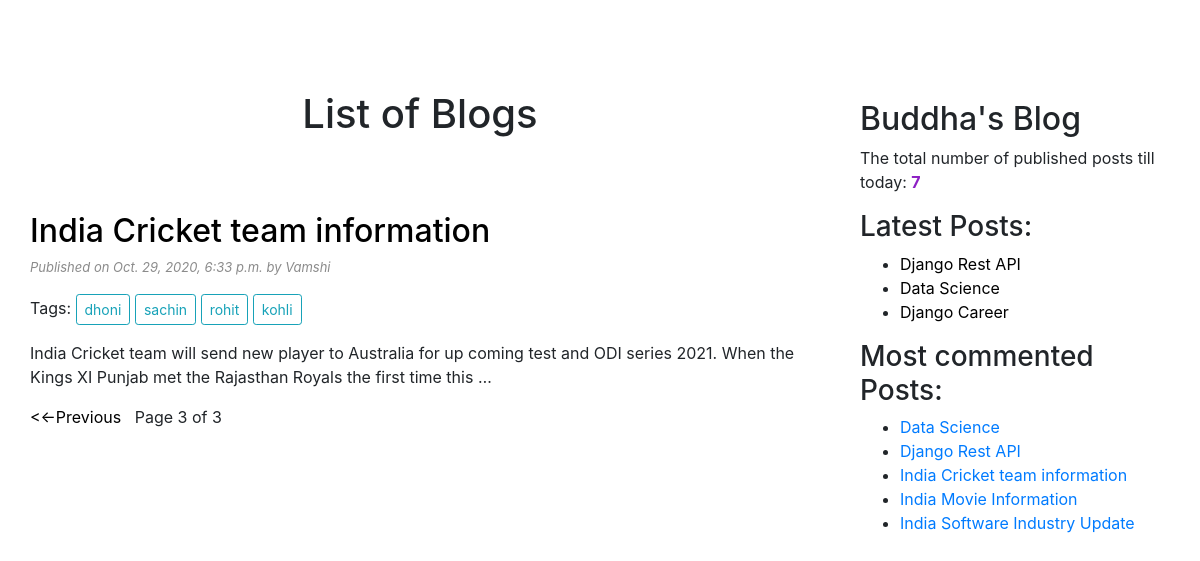
/?page=3, run on the app's committed database.
### blogapp/models.py (models this page shows, shortened)
class Post(models.Model):
    STATUS_CHOICES = (('draft', 'Draft'), ('published', 'Published'))
    title = models.CharField(max_length=256)
    slug = models.SlugField(max_length=264, unique_for_date='publish')
    author = models.ForeignKey(User, related_name='blog_posts', on_delete=models.CASCADE)
    body = models.TextField()
    publish = models.DateTimeField(default=timezone.now)
    created = models.DateTimeField(auto_now_add=True)
    updated = models.DateTimeField(auto_now=True)
    status = models.CharField(max_length=10, choices=STATUS_CHOICES, default='draft')
    objects = CustomManager()
    tags = TaggableManager()
    class Meta:
        ordering = ('-publish',)
    def get_absolute_url(self):
        return reverse('post_detail', args=[self.publish.year, self.publish.strftime('%m'),
                                            self.publish.strftime('%d'), self.slug])

### blogapp/views.py (the view)
# urls.py: path('', views.post_list_view),
def post_list_view(request, tag_slug=None):
    post_list = Post.objects.all()
    tag = None
    if tag_slug:
        tag = get_object_or_404(Tag, slug=tag_slug)
        post_list = post_list.filter(tags__in=[tag])
    paginator = Paginator(post_list, 3)
    page_number = request.GET.get('page')
    try:
        post_list = paginator.page(page_number)
    except PageNotAnInteger:
        post_list = paginator.page(1)
    except EmptyPage:
        post_list = paginator.page(paginator.num_pages)
    return render(request, 'blogapp/post_list.html', {'post_list': post_list, 'tag': tag})

### blogapp/models.py (called while the page is built)
    def get_queryset(self):
        return super().get_queryset().filter(status='published')

### blogapp/templatetags/blogapp_tags.py (called while the page is built)
@register.simple_tag(name='my_tag')
def total_posts():
    return Post.objects.count()

@register.inclusion_tag('blogapp/latest_posts123.html')
def show_latest_posts():
    latest_posts = Post.objects.order_by('-publish')[:3]
    return {'latest_posts': latest_posts}

@register.simple_tag
def get_most_commented_posts(count=5):
    return Post.objects.annotate(total_comments=Count('comments')).order_by('-total_comments')[:count]

### templates/blogapp/post_list.html (shortened to what this page needs)
<!DOCTYPE html>
{% extends 'blogapp/base.html'%}
    {%block content%}
    <h1>List of Blogs</h1><hr>
    {%for post in post_list%}
        <a class="one" href="{{post.get_absolute_url}}"><h2>{{post.title}}</h2></a>
        <p id="date">Published on {{post.publish}} by {{post.author|title}}</p>
        <p >Tags:
            {%for tag in post.tags.all %}
            <a href="{%url 'post_list_by_tag_name' tag.slug%}" class="btn btn-outline-info btn-sm">{{tag.name}}</a>
            {%endfor%}
        </p>
        {{post.body|truncatewords:30|linebreaks}}
    {%endfor%}
    {%include 'blogapp/pagination.html' with page=post_list%}
    {%endblock%}

### templates/blogapp/base.html (shortened to what this page needs)
<!DOCTYPE html>
{%load blogapp_tags%}
{%load static%}
<html lang="en">
<head>
    <link rel="stylesheet" href="https://stackpath.bootstrapcdn.com/bootstrap/4.3.1/css/bootstrap.min.css"
>
    <link rel="stylesheet" href="{% static "css/blogstyle.css" %}">
</head>
<body>
<div class="content">
    {%block content%}
    {%endblock%}
</div>
<div class="sidebar">
    <h2>Buddha's Blog</h2>
    <p>The total number of published posts till today: <span id="pcount">{%my_tag%}</span></p>
    <h3>Latest Posts: </h3>{% show_latest_posts %}
    <h3>Most commented Posts:</h3>
    {% get_most_commented_posts as most_commented_posts %}
    <ul>
        {%for post in most_commented_posts%}
        <li><a href="{{post.get_absolute_url}}">{{post.title}}</a></li>
        {%endfor%}
    </ul>
</div>
</body>
</html>

### templates/blogapp/latest_posts123.html
<ul>
    {%for post in latest_posts %}
    <li><a class="one" href="{{post.get_absolute_url}}">{{post.title}}</a></li>
    {%endfor%}
</ul>

### static/css/blogstyle.css (style rules this page uses)
.content { width : 70% ; float : left ; padding : 30px; margin-top: 60px; }
.sidebar { width: 30% ; float: right ; padding : 20px; margin-top: 80px; }
h1 { text-align: center; padding-bottom : 10px }
hr { overflow: visible; height: 30px; border-style: solid; border-color: white; border-width: 2px 0 0 0; }
#date,#ch { font-size: 13px; font-style: italic; color:#8B8B8B; }
#pcount { color: #8D20C4; font-weight: bold; }
a.one:link { color:#000000; }

### data on the page
Post: title "India Cricket team information", publish "Oct. 29, 2020, 6:33 p.m.", author "Vamshi", body "India Cricket team will send new player to Australia for up coming test and ODI series 2021. When the Kings XI Punjab met the Rajasthan Royals the first time this …"
Tag: name "dhoni"
Tag: name "sachin"
Tag: name "rohit"
Tag: name "kohli"
Post: title "Django Rest API"
Post: title "Data Science"
Post: title "Django Career"
Post: title "India Movie Information"
Post: title "India Software Industry Update"

### other printed values
{{ page.number }} "3"
{{ page.paginator.num_pages }} "3"
